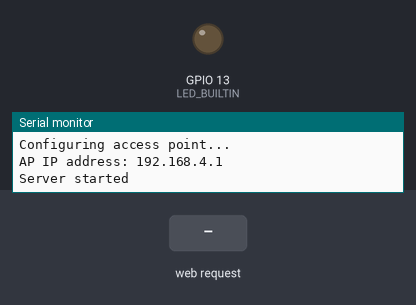
A sketch run on a simulated ESP32. Parts: output pins drawn as LEDs (lit = HIGH), the last lines printed to the serial monitor. Inputs (shaded band) come from the test bench.

Above: at 1.2 s.
1.3 s: HTTP request GET /2/on received
At 2.2 s:
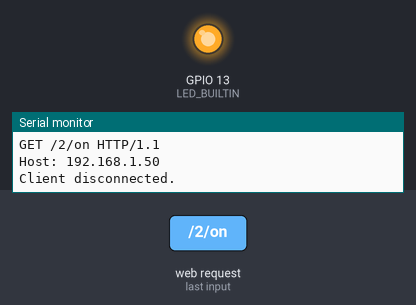
2.8 s: HTTP request GET /2/off received
At 3.4 s:
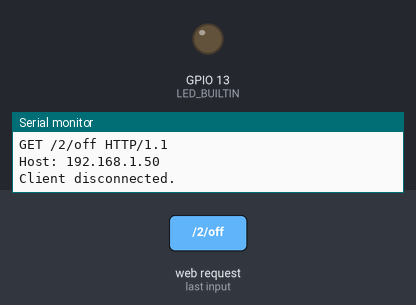
4.3 s: HTTP request GET /13/on received
At 5.5 s:
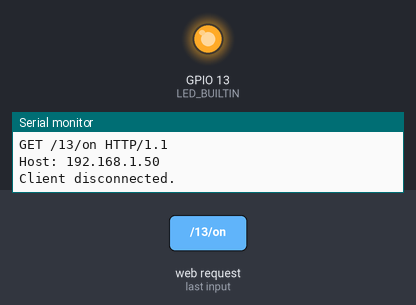
5.8 s: HTTP request GET /13/off received
At 6.9 s:
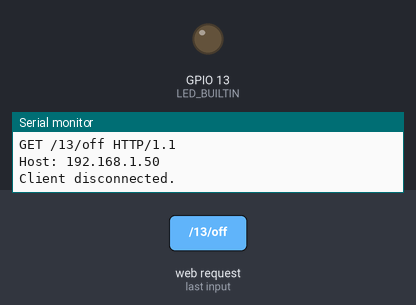
Timing chart, 0 to 8.3 s (numbered marks = the images above; inputs shaded):
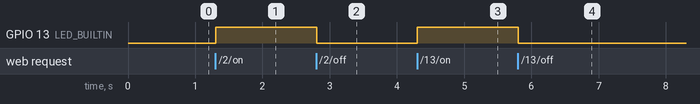

The sketch:

esp_webserver.ino
```cpp
//  Wireless Control via WIFI  //

#include <WiFi.h>

// Set the credentials for your access point
const char* ssid = "ESP32_SG";       // Set your AP SSID
const char* password = "12345678";   // Set your AP password

WiFiServer server(80);               // Web server port number is 80
// Variable to store the HTTP request
String header;

// Variables to store the current output state of GPIO pins
String output2State = "off";   // GPIO 2 (Onboard LED)
String output13State = "off";  // GPIO 13 (External LED)

// Assign GPIO pins for controlling output
const int LED_BUILTIN = 13;  // Onboard LED (GPIO 2)
const int LED_PIN = 13;     // External LED (GPIO 13)

String slider_value = "0";  // Default slider value is 0 (off)

// Auxiliary variables for time control
unsigned long currentTime = millis();
unsigned long previousTime = 0;
const long timeoutTime = 2000;

void setup() {
  Serial.begin(115200);
  Serial.println("Configuring access point...");

  // Set GPIO pins for output
  pinMode(LED_BUILTIN, OUTPUT);  // Onboard LED (GPIO 2)
  pinMode(LED_PIN, OUTPUT);      // External LED (GPIO 13)

  // Set initial states of GPIO pins
  analogWrite(LED_BUILTIN, 0);  // Onboard LED OFF (PWM 0)
  analogWrite(LED_PIN, 0);      // External LED OFF (PWM 0)

  // Create the Wi-Fi access point
  if (!WiFi.softAP(ssid, password)) {
    Serial.println("AP Creation Failed.");
    while (1);  // Halt if the AP creation fails
  }

  // Print the IP address of the access point
  IPAddress myIP = WiFi.softAPIP();
  Serial.print("AP IP address: ");
  Serial.println(myIP);

  // Start the server
  server.begin();
  Serial.println("Server started");
}

void loop() {
  WiFiClient client = server.accept();   // Listen for incoming clients

  if (client) {  // If a new client connects
    currentTime = millis();
    previousTime = currentTime;
    Serial.println("New Client.");
    String currentLine = "";  // Hold incoming data from the client

    while (client.connected() && currentTime - previousTime <= timeoutTime) {  // Loop while the client is connected
      currentTime = millis();
      if (client.available()) {  // If there is data from the client
        char c = client.read();  // Read the byte
        Serial.write(c);         // Print it to the serial monitor
        header += c;

        if (c == '\n') {  // If the byte is a newline character
          if (currentLine.length() == 0) {  // Blank line means end of HTTP request
            client.println("HTTP/1.1 200 OK");
            client.println("Content-type:text/html");
            client.println("Connection: close");
            client.println();

            // Control GPIO pins based on requests
            if (header.indexOf("GET /2/on") >= 0) {
              output2State = "on";
              analogWrite(LED_BUILTIN, 255);  // Turn on Onboard LED (GPIO 2) with full brightness
            } else if (header.indexOf("GET /2/off") >= 0) {
              output2State = "off";
              analogWrite(LED_BUILTIN, 0);   // Turn off Onboard LED (GPIO 2)
            }

            if (header.indexOf("GET /13/on") >= 0) {
              output13State = "on";
              analogWrite(LED_PIN, 255);  // Turn on External LED (GPIO 13) with full brightness
            } else if (header.indexOf("GET /13/off") >= 0) {
              output13State = "off";
              analogWrite(LED_PIN, 0);   // Turn off External LED (GPIO 13)
            }

            // Slider control for GPIO 2 (Onboard LED) brightness
            if (header.indexOf("GET /slider?value=") >= 0) {
              int startIndex = header.indexOf("GET /slider?value=") + 18;
              int endIndex = header.indexOf(" ", startIndex);
              String value = header.substring(startIndex, endIndex);
              slider_value = value;  // Update slider value
              int brightness = slider_value.toInt();
              if (output2State = "on"){
                analogWrite(LED_BUILTIN, brightness);
              }
              else{
                analogWrite(LED_BUILTIN, 0);
              }     // Adjust Onboard LED (GPIO 2) brightness
            }

            // Display the HTML page
            client.println("<!DOCTYPE html><html>");
            client.println("<head><meta name=\"viewport\" content=\"width=device-width, initial-scale=1\">");
            client.println("<link rel=\"icon\" href=\"data:,\">");
            client.println("<style>html { font-family: Helvetica; display: inline-block; margin: 0px auto; text-align: center;}");
            client.println(".button { background-color: #4CAF50; border: none; color: white; padding: 16px 40px;");
            client.println("text-decoration: none; font-size: 30px; margin: 2px; cursor: pointer;}");
            client.println(".button2 {background-color: #555555;}");
            // Added style for slider to make it wider
            client.println("input[type=range] { width: 80%; }");
            client.println("</style></head>");
            client.println("<body><h1>Sassan's ESP32 Web Server</h1>");

            // Onboard LED (GPIO 2) control buttons
            client.println("<p>GPIO 2 - State " + output2State + "</p>");
            if (output2State == "off") {
              client.println("<p><a href=\"/2/on\"><button class=\"button\">ON</button></a></p>");
            } else {
              client.println("<p><a href=\"/2/off\"><button class=\"button button2\">OFF</button></a></p>");
            }

            // External LED (GPIO 13) control buttons
            client.println("<p>GPIO 13 - State " + output13State + "</p>");
            if (output13State == "off") {
              client.println("<p><a href=\"/13/on\"><button class=\"button\">ON</button></a></p>");
            } else {
              client.println("<p><a href=\"/13/off\"><button class=\"button button2\">OFF</button></a></p>");
            }

            // Slider for controlling GPIO 2 brightness
            client.println("<p>Brightness (GPIO 2) - " + slider_value + "</p>");
            client.println("<input type=\"range\" min=\"0\" max=\"255\" value=\"" + slider_value + "\" onchange=\"location.href='/slider?value=' + this.value\">");

            client.println("</body></html>");
            client.println();  // End of the response
            break;  // Break out of the loop
          } else {
            currentLine = "";  // Reset current line
          }
        } else if (c != '\r') {
          currentLine += c;  // Add character to current line
        }
      }
    }
    header = "";  // Clear the header variable
    client.stop();  // Close the client connection
    Serial.println("Client disconnected.");
  }
}
```

Measured:
- after the input at 1.3 s, GPIO 13 (LED_BUILTIN): LOW → HIGH at once
- after the input at 2.8 s, GPIO 13 (LED_BUILTIN): HIGH → LOW at once
- after the input at 4.3 s, GPIO 13 (LED_BUILTIN): LOW → HIGH at once
- after the input at 5.8 s, GPIO 13 (LED_BUILTIN): HIGH → LOW at once
